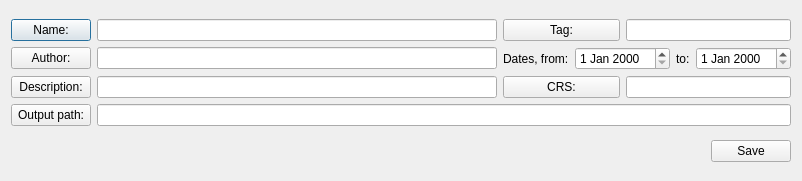
<?xml version="1.0" encoding="UTF-8"?>
<ui version="4.0">
 <class>ProjectDefinitionDialog</class>
 <widget class="QDialog" name="ProjectDefinitionDialog">
  <property name="geometry">
   <rect>
    <x>0</x>
    <y>0</y>
    <width>802</width>
    <height>181</height>
   </rect>
  </property>
  <property name="windowTitle">
   <string>Project definition</string>
  </property>
  <layout class="QGridLayout" name="gridLayout_2">
   <item row="0" column="0">
    <layout class="QGridLayout" name="gridLayout">
     <item row="0" column="0">
      <widget class="QPushButton" name="namePushButton">
       <property name="text">
        <string>Name:</string>
       </property>
      </widget>
     </item>
     <item row="0" column="1">
      <widget class="QLineEdit" name="nameLineEdit">
       <property name="readOnly">
        <bool>true</bool>
       </property>
      </widget>
     </item>
     <item row="0" column="2" colspan="2">
      <widget class="QPushButton" name="tagPushButton">
       <property name="text">
        <string>Tag:</string>
       </property>
      </widget>
     </item>
     <item row="0" column="4" colspan="3">
      <widget class="QLineEdit" name="tagLineEdit">
       <property name="sizePolicy">
        <sizepolicy hsizetype="Minimum" vsizetype="Fixed">
         <horstretch>0</horstretch>
         <verstretch>0</verstretch>
        </sizepolicy>
       </property>
       <property name="readOnly">
        <bool>true</bool>
       </property>
      </widget>
     </item>
     <item row="1" column="0">
      <widget class="QPushButton" name="authorPushButton">
       <property name="text">
        <string>Author:</string>
       </property>
      </widget>
     </item>
     <item row="1" column="1">
      <widget class="QLineEdit" name="authorLineEdit">
       <property name="minimumSize">
        <size>
         <width>340</width>
         <height>0</height>
        </size>
       </property>
       <property name="readOnly">
        <bool>true</bool>
       </property>
      </widget>
     </item>
     <item row="1" column="2">
      <widget class="QLabel" name="label_4">
       <property name="text">
        <string>Dates, from:</string>
       </property>
      </widget>
     </item>
     <item row="1" column="3" colspan="2">
      <widget class="QDateEdit" name="startDateEdit"/>
     </item>
     <item row="1" column="5">
      <widget class="QLabel" name="label_5">
       <property name="text">
        <string>to:</string>
       </property>
      </widget>
     </item>
     <item row="1" column="6">
      <widget class="QDateEdit" name="finishDateEdit"/>
     </item>
     <item row="2" column="0">
      <widget class="QPushButton" name="descriptionPushButton">
       <property name="text">
        <string>Description:</string>
       </property>
      </widget>
     </item>
     <item row="2" column="1">
      <widget class="QLineEdit" name="descriptionLineEdit">
       <property name="readOnly">
        <bool>true</bool>
       </property>
      </widget>
     </item>
     <item row="2" column="2" colspan="2">
      <widget class="QPushButton" name="crsPushButton">
       <property name="text">
        <string>CRS:</string>
       </property>
      </widget>
     </item>
     <item row="2" column="4" colspan="3">
      <widget class="QLineEdit" name="crsLineEdit">
       <property name="readOnly">
        <bool>true</bool>
       </property>
      </widget>
     </item>
     <item row="3" column="0">
      <widget class="QPushButton" name="outputPathPushButton">
       <property name="text">
        <string>Output path:</string>
       </property>
      </widget>
     </item>
     <item row="3" column="1" colspan="6">
      <widget class="QLineEdit" name="outputPathLineEdit">
       <property name="readOnly">
        <bool>true</bool>
       </property>
      </widget>
     </item>
    </layout>
   </item>
   <item row="1" column="0">
    <layout class="QHBoxLayout" name="horizontalLayout">
     <item>
      <spacer name="horizontalSpacer_2">
       <property name="orientation">
        <enum>Qt::Horizontal</enum>
       </property>
       <property name="sizeHint" stdset="0">
        <size>
         <width>628</width>
         <height>20</height>
        </size>
       </property>
      </spacer>
     </item>
     <item>
      <widget class="QPushButton" name="savePushButton">
       <property name="text">
        <string>Save</string>
       </property>
      </widget>
     </item>
    </layout>
   </item>
  </layout>
 </widget>
 <resources/>
 <connections/>
</ui>
